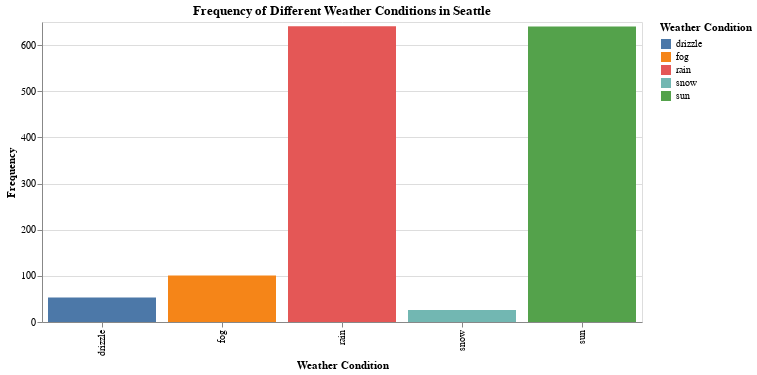

The notebook cell this image was saved under:
### Markdown cell above
### Visualization 4: Frequency of Weather Conditions

Design Choices:
- Bar Chart: Ideal for displaying the frequency of categorical data.
- Color Encoding: Distinct colors for each weather condition to enhance readability.
- Interactive Tooltip: Shows exact counts on hover.

### Code cell
# Frequency of Weather Conditions
weather_counts = data['weather'].value_counts().reset_index()
weather_counts.columns = ['weather', 'count']

weather_freq_chart = alt.Chart(weather_counts).mark_bar().encode(
    x=alt.X('weather:N', title='Weather Condition'),
    y=alt.Y('count:Q', title='Frequency'),
    color=alt.Color('weather:N', title='Weather Condition'),
    tooltip=['weather:N', 'count:Q']
).properties(
    title='Frequency of Different Weather Conditions in Seattle',
    width=600,
    height=300
).interactive()

weather_freq_chart

### Figure 1 — Vega-Lite specification as saved in the notebook (floating-point values rounded to 4 significant figures)
{"config": {"view": {"continuousWidth": 400, "continuousHeight": 300}}, "data": {"name": "data-5104eba4708d88c32461cc879efa3b21"}, "mark": "bar", "encoding": {"color": {"field": "weather", "title": "Weather Condition", "type": "nominal"}, "tooltip": [{"field": "weather", "type": "nominal"}, {"field": "count", "type": "quantitative"}], "x": {"field": "weather", "title": "Weather Condition", "type": "nominal"}, "y": {"field": "count", "title": "Frequency", "type": "quantitative"}}, "height": 300, "selection": {"selector004": {"type": "interval", "bind": "scales", "encodings": ["x", "y"]}}, "title": "Frequency of Different Weather Conditions in Seattle", "width": 600, "$schema": "https://vega.github.io/schema/vega-lite/v4.17.0.json", "datasets": {"data-5104eba4708d88c32461cc879efa3b21": [{"weather": "rain", "count": 641}, {"weather": "sun", "count": 640}, {"weather": "fog", "count": 101}, {"weather": "drizzle", "count": 53}, {"weather": "snow", "count": 26}]}}
